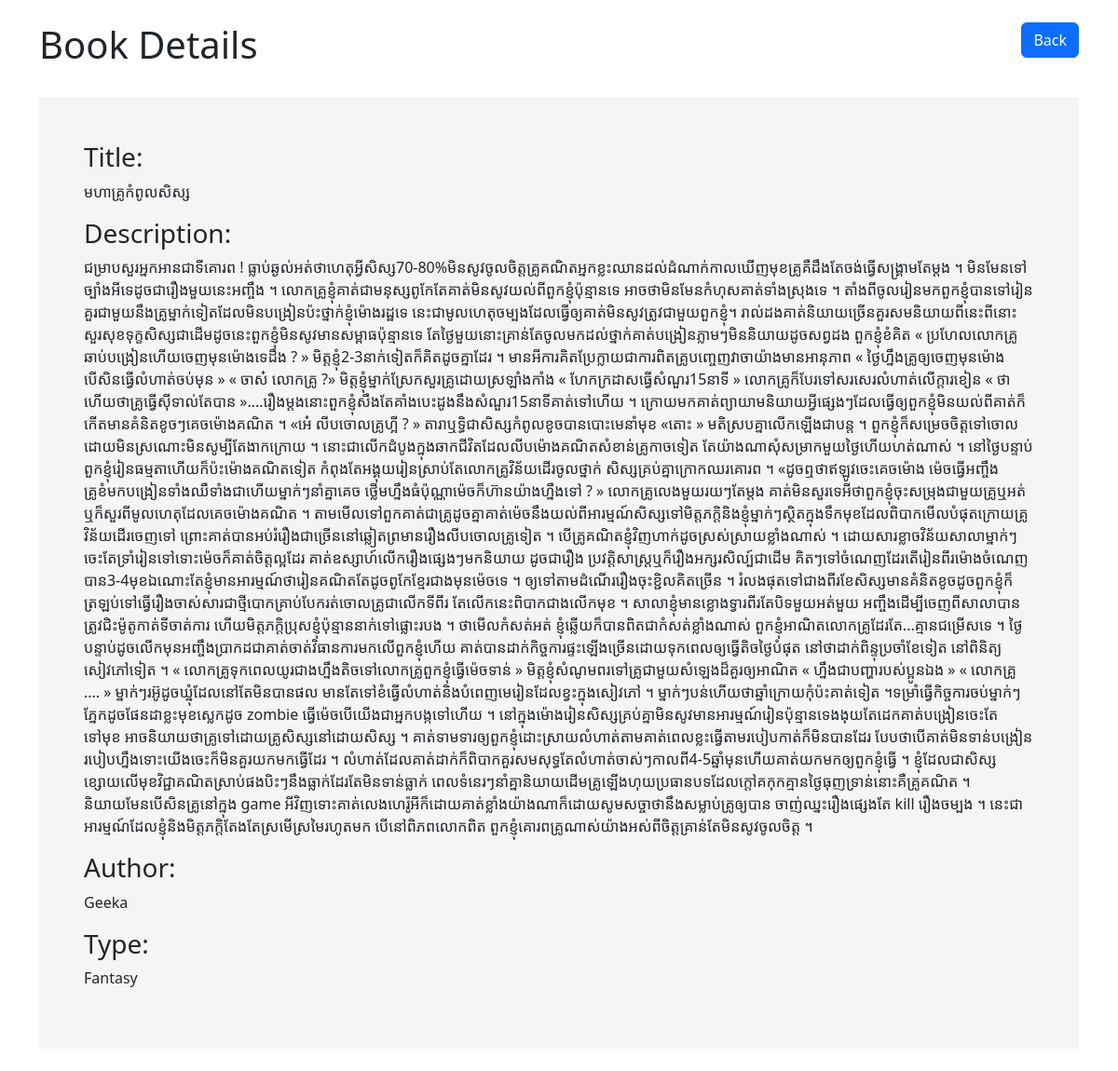
Page /view.php?id=1 on the committed database.
### tables this page shows
CREATE TABLE `books`  (
  `id` int NOT NULL AUTO_INCREMENT,
  `title` varchar(128) NOT NULL,
  `author` varchar(128) NOT NULL,
  `type` varchar(50) NOT NULL,
  `description` text NOT NULL,
  PRIMARY KEY (`id`) USING BTREE
);

### view.php (the view, shortened to what this page needs)
<!DOCTYPE html>
<html lang="en">
<head>
    <link rel="stylesheet" href="https://cdn.jsdelivr.net/npm/bootstrap@5.2.2/dist/css/bootstrap.min.css">
</head>
<body>
    <div class="container my-4">
        <header class="d-flex justify-content-between my-4">
            <h1>Book Details</h1>
            <div>
            <a href="index.php" class="btn btn-primary">Back</a>
            </div>
        </header>
        <div class="book-details p-5 my-4">
            <?php
            include("connect.php");
            $id = $_GET['id'];
            if ($id) {
                $sql = "SELECT * FROM books WHERE id = $id";
                $result = mysqli_query($conn, $sql);
                while ($row = mysqli_fetch_array($result)) {
                 ?>
                 <h3>Title:</h3>
                 <p><?php echo $row["title"]; ?></p>
                 <h3>Description:</h3>
                 <p><?php echo $row["description"]; ?></p>
                 <h3>Author:</h3>
                 <p><?php echo $row["author"]; ?></p>
                 <h3>Type:</h3>
                 <p><?php echo $row["type"]; ?></p>
                 <?php
                }
            }
            else{
                echo "<h3>No books found</h3>";
            }
            ?>
        </div>
    </div>
</body>
</html>

### view.php (style rules this page uses)
.book-details { background-color:#f5f5f5; }

### rows in the picture
books: title "មហាគ្រូកំពូលសិស្ស", description "ជម្រាបសួរអ្នកអានជាទីគោរព ! ធ្លាប់ឆ្ងល់អត់ថាហេតុអ្វីសិស្ស70-80%មិនសូវចូលចិត្តគ្រូគណិតអ្នកខ្លះឈានដល់ដំណាក់កាលឃើញមុខគ្រូគឺដឹងតែចង់ធ្វើសង្រ្គាមតែម្ដង ។ មិនមែនទៅច្បាំងអីទេដូចជារឿងមួយនេះអញ្ចឹង ។ លោកគ្រូខ្ញុំគាត់ជាមនុស្សពូកែតែគាត់មិនសូវយល់ពីពួកខ្ញុំប៉ុន្មានទេ អាចថាមិនមែនកំហុសគាត់ទាំងស្រុងទេ ។ តាំងពីចូលរៀនមកពួកខ្ញុំបានទៅរៀនគួរជាមួយនឹងគ្រូម្នាក់ទៀតដែលមិនបង្រៀនប៉ះថ្នាក់ខ្ញុំម៉ោងរដ្ឋទេ នេះជាមូលហេតុចម្បងដែលធ្វើឲ្យគាត់មិនសូវត្រូវជាមួយពួកខ្ញុំ។ រាល់ដងគាត់និយាយច្រើនគួរសមនិយាយពីនេះពីនោះសួរសុខទុក្ខសិស្សជាដើមដូចនេះពួកខ្ញុំមិនសូវមានសម្ពាធប៉ុន្មានទេ តែថ្ងៃមួយនោះគ្រាន់តែចូលមកដល់ថ្នាក់គាត់បង្រៀនភ្លាមៗមិននិយាយដូចសព្វដង ពួកខ្ញុំខំគិត « ប្រហែលលោកគ្រូឆាប់បង្រៀនហើយចេញមុនម៉ោងទេដឹង ? »…", author "Geeka", type "Fantasy"
